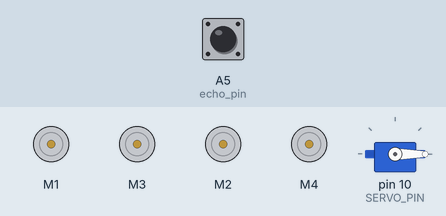
Recording of a sketch running on a simulated Arduino Uno, built with avr-gcc and run on an emulated ATmega328P. Parts: 4 × DC motor (green arrow = forward, orange = backward, longer = faster), servo. Inputs (shaded band) come from the test bench; at power-on: A5 (echo_pin) LOW.

Above: at 1.8 s.
1.9 s: A5 (echo_pin) pulsed HIGH 5 times (0.12 s each, 0.3 s apart)
At 4.4 s:
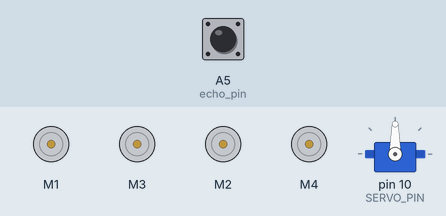
At 9.4 s:
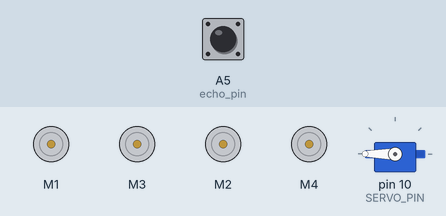
Timing chart, 0 to 12.4 s (numbered marks = the images above; inputs shaded):
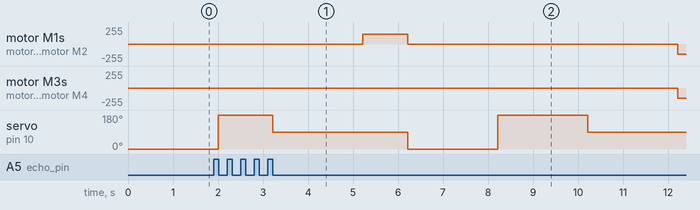

The sketch:

autonomous_car.ino
```cpp
#include <AFMotor.h>
#include <Servo.h>

AF_DCMotor motorFL(1);
AF_DCMotor motorFR(3);
AF_DCMotor motorRL(2);
AF_DCMotor motorRR(4);
Servo _servo;

const int SERVO_PIN = 10;
const int MAX_SPEED = 150;
const int MOTOR_ACTION_DELAY = 1000;
const int MOTOR_REVERSE_DELAY = 500;
const int SERVO_DELAY = 1000;
const int MAX_LENGTH = 70; // The MAX distance the car travels at MAX_SPEED and MOTOR_ACTION_DELAY.

void setup() {
  init_motors();
  init_servo();
  init_ultrasound();
}

void loop() {
  int left_distance = get_left_distance();
  int right_distance = get_right_distance();
  int straight_distance = get_straight_distance();
  move_robot(straight_distance, left_distance, right_distance);
}

void move_robot(int straight_distance, int left_distance, int right_distance){  // Defines the rules the robot must follow.
  if(straight_distance > MAX_LENGTH){
    go_forward();
  } else if (left_distance > MAX_LENGTH){
    turn_left();
  } else if (right_distance > MAX_LENGTH){
    turn_right();
  } else {
    if(left_distance > right_distance) {
      hard_turn_left();
    } else if (right_distance > left_distance) {
      hard_turn_right();
    } else {
      reverse();
    }
  }
  motor_stop();
}

void init_motors(){
  motorFL.setSpeed(MAX_SPEED);
  motorFR.setSpeed(MAX_SPEED);
  motorRL.setSpeed(MAX_SPEED);
  motorRR.setSpeed(MAX_SPEED);

  motorFL.run(RELEASE);
  motorFR.run(RELEASE);
  motorRL.run(RELEASE);
  motorRR.run(RELEASE);
}

void init_servo(){
  _servo.attach(SERVO_PIN);
  _servo.write(90); // look straight at first.
}

void init_ultrasound(){
  pinMode(A4, OUTPUT); //trig pin
  pinMode(A5, INPUT); // echo pin
}

void go_forward(){
  motorFL.run(FORWARD);
  motorFR.run(FORWARD);
  motorRL.run(FORWARD);
  motorRR.run(FORWARD);
  delay(MOTOR_ACTION_DELAY);
}

void reverse(){
  motorFL.run(BACKWARD);
  motorFR.run(BACKWARD);
  motorRL.run(BACKWARD);
  motorRR.run(BACKWARD);
  delay(MOTOR_REVERSE_DELAY);
}

void turn_right(){
  motorFL.run(FORWARD);
  motorFR.run(RELEASE);
  motorRL.run(FORWARD);
  motorRR.run(RELEASE);
  delay(MOTOR_ACTION_DELAY);
}

void turn_left(){
  motorFL.run(RELEASE);
  motorFR.run(FORWARD);
  motorRL.run(RELEASE);
  motorRR.run(FORWARD);
  delay(MOTOR_ACTION_DELAY);
}

void hard_turn_left(){
  motorFL.run(BACKWARD);
  motorFR.run(FORWARD);
  motorRL.run(BACKWARD);
  motorRR.run(FORWARD);
  delay(MOTOR_ACTION_DELAY);
}

void hard_turn_right(){
  motorFL.run(FORWARD);
  motorFR.run(BACKWARD);
  motorRL.run(FORWARD);
  motorRR.run(BACKWARD);
  delay(MOTOR_ACTION_DELAY);
}

void motor_stop(){
  motorFL.run(RELEASE);
  motorFR.run(RELEASE);
  motorRL.run(RELEASE);
  motorRR.run(RELEASE);
}

int get_left_distance(){
  _servo.write(0);
  delay(SERVO_DELAY);
  return get_distance();
}

int get_straight_distance(){
  _servo.write(90);
  delay(SERVO_DELAY);
  return get_distance();
}

int get_right_distance(){
  _servo.write(180);
  delay(SERVO_DELAY);
  return get_distance();
}

int get_distance(){
  long duration;
  digitalWrite(A4, LOW);
  delayMicroseconds(2);
  digitalWrite(A4, HIGH);
  delayMicroseconds(2);
  duration = pulseIn(A5, HIGH); //speed of sound
  return duration * 0.034 / 2;
}
```
